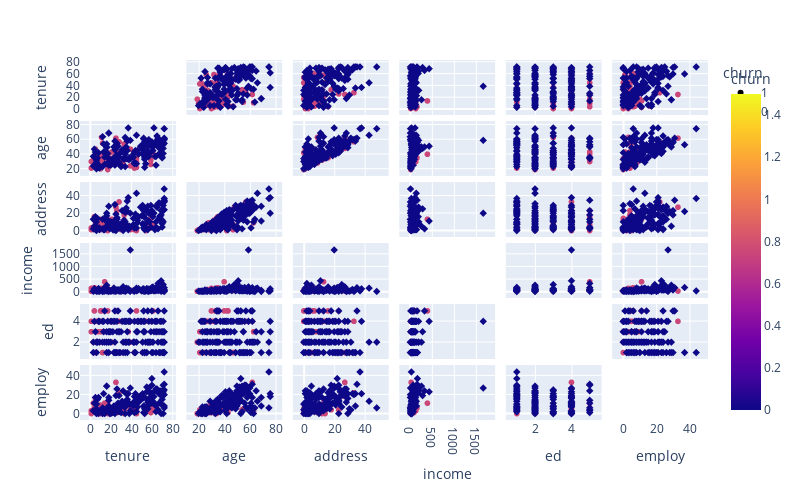

Notebook source saved alongside this figure:
### Code cell
# Visalizing the data with plotly
fig = px.scatter_matrix(churn_df,
                        dimensions=['tenure', 'age', 'address', 'income', 'ed', 'employ'],
                        color="churn", symbol="churn")
fig.update_traces(diagonal_visible=False)
fig.update_layout(width=800, height=500)
fig.show()

### Figure 1 — Plotly figure (JSON) as saved in the notebook; plotly's stock layout.template omitted (floating-point values rounded to 4 significant figures; data arrays with more than 128 entries replaced by an {"elided": "..."} marker saying what was removed)
{"data": [{"diagonal": {"visible": false}, "dimensions": [{"axis": {"matches": true}, "label": "tenure", "values": [11, 33, 4, 12, 45, 17, 33, 39, 43, 28, 1, 15, 5, 32, 6, 61, 10, 45, 5, 10, 26, 5, 25, 39, 11, 51, 25, 1, 7, 5, 17, 9, 11, 4, 10, 12, 10, 30, 26, 54, 19, 45, 19, 14, 17, 59, 17, 10, 21, 58, 7, 59, 9, 12, 3, 37, 58, 24]}, {"axis": {"matches": true}, "label": "age", "values": [33, 33, 35, 24, 22, 42, 54, 24, 21, 57, 21, 35, 30, 27, 24, 43, 34, 30, 44, 33, 30, 32, 29, 47, 63, 48, 62, 30, 27, 47, 42, 41, 26, 24, 28, 31, 40, 28, 43, 42, 32, 34, 35, 40, 39, 32, 19, 20, 43, 37, 38, 26, 40, 55, 32, 33, 36, 30]}, {"axis": {"matches": true}, "label": "address", "values": [7, 12, 16, 2, 2, 6, 18, 2, 1, 33, 1, 5, 3, 3, 2, 6, 1, 0, 5, 2, 9, 6, 9, 1, 9, 27, 27, 3, 3, 7, 6, 12, 2, 1, 9, 8, 6, 1, 23, 0, 12, 14, 7, 13, 12, 9, 0, 1, 13, 5, 4, 3, 13, 13, 4, 4, 13, 0]}, {"axis": {"matches": true}, "label": "income", "values": [136, 33, 161, 19, 36, 131, 57, 26, 25, 82, 18, 34, 46, 91, 28, 34, 52, 63, 83, 66, 18, 33, 55, 68, 41, 58, 28, 135, 39, 46, 31, 39, 53, 17, 75, 18, 22, 20, 51, 55, 71, 43, 58, 398, 45, 73, 18, 20, 41, 64, 70, 41, 38, 36, 58, 41, 39, 25]}, {"axis": {"matches": true}, "label": "ed", "values": [5, 2, 5, 1, 4, 5, 4, 2, 1, 4, 3, 3, 4, 4, 1, 5, 5, 5, 1, 3, 4, 4, 4, 4, 3, 1, 4, 4, 3, 1, 2, 4, 3, 2, 4, 4, 3, 1, 5, 4, 4, 4, 3, 5, 4, 4, 2, 2, 2, 4, 4, 4, 4, 1, 2, 3, 2, 4]}, {"axis": {"matches": true}, "label": "employ", "values": [5, 0, 6, 0, 0, 6, 4, 4, 4, 22, 0, 8, 7, 1, 5, 6, 3, 4, 16, 9, 1, 3, 1, 10, 3, 18, 33, 3, 2, 6, 2, 3, 3, 2, 1, 4, 6, 8, 4, 2, 5, 0, 5, 11, 10, 5, 0, 0, 1, 8, 4, 1, 7, 5, 11, 8, 8, 5]}], "hovertemplate": "churn=%{marker.color}<br>%{xaxis.title.text}=%{x}<br>%{yaxis.title.text}=%{y}<extra></extra>", "legendgroup": "1", "marker": {"color": [1, 1, 1, 1, 1, 1, 1, 1, 1, 1, 1, 1, 1, 1, 1, 1, 1, 1, 1, 1, 1, 1, 1, 1, 1, 1, 1, 1, 1, 1, 1, 1, 1, 1, 1, 1, 1, 1, 1, 1, 1, 1, 1, 1, 1, 1, 1, 1, 1, 1, 1, 1, 1, 1, 1, 1, 1, 1], "coloraxis": "coloraxis", "symbol": "circle"}, "name": "1", "showlegend": true, "type": "splom"}, {"diagonal": {"visible": false}, "dimensions": [{"axis": {"matches": true}, "label": "tenure", "values": {"elided": "142 int values"}}, {"axis": {"matches": true}, "label": "age", "values": {"elided": "142 int values"}}, {"axis": {"matches": true}, "label": "address", "values": {"elided": "142 int values"}}, {"axis": {"matches": true}, "label": "income", "values": {"elided": "142 int values"}}, {"axis": {"matches": true}, "label": "ed", "values": {"elided": "142 int values"}}, {"axis": {"matches": true}, "label": "employ", "values": {"elided": "142 int values"}}], "hovertemplate": "churn=%{marker.color}<br>%{xaxis.title.text}=%{x}<br>%{yaxis.title.text}=%{y}<extra></extra>", "legendgroup": "0", "marker": {"color": {"elided": "142 int values"}, "coloraxis": "coloraxis", "symbol": "diamond"}, "name": "0", "showlegend": true, "type": "splom"}], "layout": {"coloraxis": {"colorbar": {"title": {"text": "churn"}}, "colorscale": [[0, "#0d0887"], [0.1111, "#46039f"], [0.2222, "#7201a8"], [0.3333, "#9c179e"], [0.4444, "#bd3786"], [0.5556, "#d8576b"], [0.6667, "#ed7953"], [0.7778, "#fb9f3a"], [0.8889, "#fdca26"], [1, "#f0f921"]]}, "dragmode": "select", "height": 500, "legend": {"title": {"text": "churn"}, "tracegroupgap": 0}, "margin": {"t": 60}, "width": 800}}
